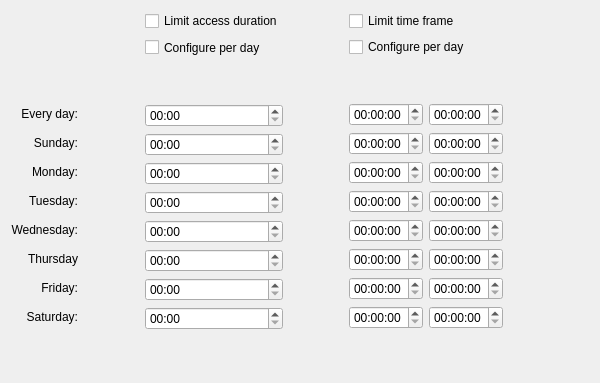
<?xml version="1.0" encoding="UTF-8"?>
<ui version="4.0">
 <class>Form</class>
 <widget class="QWidget" name="Form">
  <property name="geometry">
   <rect>
    <x>0</x>
    <y>0</y>
    <width>600</width>
    <height>371</height>
   </rect>
  </property>
  <property name="minimumSize">
   <size>
    <width>600</width>
    <height>0</height>
   </size>
  </property>
  <property name="windowTitle">
   <string>Form</string>
  </property>
  <layout class="QGridLayout" name="gridLayout_3">
   <item row="0" column="2">
    <widget class="QCheckBox" name="ckLimit">
     <property name="layoutDirection">
      <enum>Qt::LeftToRight</enum>
     </property>
     <property name="text">
      <string>Limit access duration</string>
     </property>
    </widget>
   </item>
   <item row="0" column="4">
    <widget class="QCheckBox" name="ckBound">
     <property name="enabled">
      <bool>true</bool>
     </property>
     <property name="layoutDirection">
      <enum>Qt::LeftToRight</enum>
     </property>
     <property name="text">
      <string>Limit time frame</string>
     </property>
    </widget>
   </item>
   <item row="1" column="0">
    <widget class="QWidget" name="wgLabels" native="true">
     <layout class="QVBoxLayout" name="lyLabels">
      <property name="margin">
       <number>0</number>
      </property>
      <item>
       <spacer name="verticalSpacer_6">
        <property name="orientation">
         <enum>Qt::Vertical</enum>
        </property>
        <property name="sizeType">
         <enum>QSizePolicy::Fixed</enum>
        </property>
        <property name="sizeHint" stdset="0">
         <size>
          <width>20</width>
          <height>65</height>
         </size>
        </property>
       </spacer>
      </item>
      <item>
       <widget class="QWidget" name="wgLabelsEveryDay" native="true">
        <layout class="QVBoxLayout" name="verticalLayout_6">
         <property name="margin">
          <number>0</number>
         </property>
         <item>
          <widget class="QLabel" name="lbLimit_0">
           <property name="minimumSize">
            <size>
             <width>0</width>
             <height>23</height>
            </size>
           </property>
           <property name="text">
            <string>Every day:</string>
           </property>
           <property name="alignment">
            <set>Qt::AlignRight|Qt::AlignTrailing|Qt::AlignVCenter</set>
           </property>
           <property name="margin">
            <number>0</number>
           </property>
           <property name="indent">
            <number>4</number>
           </property>
          </widget>
         </item>
        </layout>
       </widget>
      </item>
      <item>
       <widget class="QWidget" name="wgLabelsSunday" native="true">
        <layout class="QVBoxLayout" name="verticalLayout_8">
         <property name="margin">
          <number>0</number>
         </property>
         <item>
          <widget class="QLabel" name="lbLimit_7">
           <property name="minimumSize">
            <size>
             <width>0</width>
             <height>23</height>
            </size>
           </property>
           <property name="text">
            <string>Sunday:</string>
           </property>
           <property name="alignment">
            <set>Qt::AlignRight|Qt::AlignTrailing|Qt::AlignVCenter</set>
           </property>
           <property name="margin">
            <number>0</number>
           </property>
           <property name="indent">
            <number>4</number>
           </property>
          </widget>
         </item>
        </layout>
       </widget>
      </item>
      <item>
       <widget class="QWidget" name="wgLabelsWeek" native="true">
        <layout class="QVBoxLayout" name="verticalLayout_3">
         <property name="margin">
          <number>0</number>
         </property>
         <item>
          <widget class="QLabel" name="lbLimit_1">
           <property name="minimumSize">
            <size>
             <width>0</width>
             <height>23</height>
            </size>
           </property>
           <property name="text">
            <string>Monday:</string>
           </property>
           <property name="alignment">
            <set>Qt::AlignRight|Qt::AlignTrailing|Qt::AlignVCenter</set>
           </property>
           <property name="margin">
            <number>0</number>
           </property>
           <property name="indent">
            <number>4</number>
           </property>
          </widget>
         </item>
         <item>
          <widget class="QLabel" name="lbLimit_2">
           <property name="minimumSize">
            <size>
             <width>0</width>
             <height>23</height>
            </size>
           </property>
           <property name="text">
            <string>Tuesday:</string>
           </property>
           <property name="alignment">
            <set>Qt::AlignRight|Qt::AlignTrailing|Qt::AlignVCenter</set>
           </property>
           <property name="margin">
            <number>0</number>
           </property>
           <property name="indent">
            <number>4</number>
           </property>
          </widget>
         </item>
         <item>
          <widget class="QLabel" name="lbLimit_3">
           <property name="minimumSize">
            <size>
             <width>0</width>
             <height>23</height>
            </size>
           </property>
           <property name="text">
            <string>Wednesday:</string>
           </property>
           <property name="alignment">
            <set>Qt::AlignRight|Qt::AlignTrailing|Qt::AlignVCenter</set>
           </property>
           <property name="margin">
            <number>0</number>
           </property>
           <property name="indent">
            <number>4</number>
           </property>
          </widget>
         </item>
         <item>
          <widget class="QLabel" name="lbLimit_4">
           <property name="minimumSize">
            <size>
             <width>0</width>
             <height>23</height>
            </size>
           </property>
           <property name="text">
            <string>Thursday</string>
           </property>
           <property name="alignment">
            <set>Qt::AlignRight|Qt::AlignTrailing|Qt::AlignVCenter</set>
           </property>
           <property name="margin">
            <number>0</number>
           </property>
           <property name="indent">
            <number>4</number>
           </property>
          </widget>
         </item>
         <item>
          <widget class="QLabel" name="lbLimit_5">
           <property name="minimumSize">
            <size>
             <width>0</width>
             <height>23</height>
            </size>
           </property>
           <property name="text">
            <string>Friday:</string>
           </property>
           <property name="alignment">
            <set>Qt::AlignRight|Qt::AlignTrailing|Qt::AlignVCenter</set>
           </property>
           <property name="margin">
            <number>0</number>
           </property>
           <property name="indent">
            <number>4</number>
           </property>
          </widget>
         </item>
         <item>
          <widget class="QLabel" name="lbLimit_6">
           <property name="minimumSize">
            <size>
             <width>0</width>
             <height>23</height>
            </size>
           </property>
           <property name="text">
            <string>Saturday:</string>
           </property>
           <property name="alignment">
            <set>Qt::AlignRight|Qt::AlignTrailing|Qt::AlignVCenter</set>
           </property>
           <property name="margin">
            <number>0</number>
           </property>
           <property name="indent">
            <number>4</number>
           </property>
          </widget>
         </item>
        </layout>
       </widget>
      </item>
      <item>
       <spacer name="verticalSpacer_3">
        <property name="orientation">
         <enum>Qt::Vertical</enum>
        </property>
        <property name="sizeHint" stdset="0">
         <size>
          <width>20</width>
          <height>20</height>
         </size>
        </property>
       </spacer>
      </item>
     </layout>
     <zorder>verticalSpacer_3</zorder>
     <zorder>wgLabelsWeek</zorder>
     <zorder>verticalSpacer_6</zorder>
     <zorder>wgLabelsEveryDay</zorder>
     <zorder>wgLabelsSunday</zorder>
    </widget>
   </item>
   <item row="1" column="1">
    <spacer name="horizontalSpacer_3">
     <property name="orientation">
      <enum>Qt::Horizontal</enum>
     </property>
     <property name="sizeType">
      <enum>QSizePolicy::Fixed</enum>
     </property>
     <property name="sizeHint" stdset="0">
      <size>
       <width>57</width>
       <height>335</height>
      </size>
     </property>
    </spacer>
   </item>
   <item row="1" column="2">
    <widget class="QWidget" name="wgLimitConf" native="true">
     <layout class="QVBoxLayout" name="lyLimit">
      <property name="margin">
       <number>0</number>
      </property>
      <item>
       <widget class="QCheckBox" name="ckLimitDay">
        <property name="minimumSize">
         <size>
          <width>0</width>
          <height>21</height>
         </size>
        </property>
        <property name="layoutDirection">
         <enum>Qt::LeftToRight</enum>
        </property>
        <property name="text">
         <string>Configure per day</string>
        </property>
       </widget>
      </item>
      <item>
       <spacer name="verticalSpacer_4">
        <property name="orientation">
         <enum>Qt::Vertical</enum>
        </property>
        <property name="sizeType">
         <enum>QSizePolicy::Fixed</enum>
        </property>
        <property name="sizeHint" stdset="0">
         <size>
          <width>20</width>
          <height>40</height>
         </size>
        </property>
       </spacer>
      </item>
      <item>
       <widget class="QWidget" name="wgLimitEveryDay" native="true">
        <layout class="QHBoxLayout" name="horizontalLayout">
         <property name="margin">
          <number>0</number>
         </property>
         <item>
          <widget class="QTimeEdit" name="sbLimitHr_0">
           <property name="maximumSize">
            <size>
             <width>16777215</width>
             <height>16777215</height>
            </size>
           </property>
           <property name="displayFormat">
            <string>hh:mm</string>
           </property>
          </widget>
         </item>
        </layout>
        <zorder>sbLimitHr_0</zorder>
        <zorder>wgLimitWeek</zorder>
       </widget>
      </item>
      <item>
       <widget class="QWidget" name="wgLimitSunday" native="true">
        <layout class="QHBoxLayout" name="horizontalLayout_3">
         <property name="margin">
          <number>0</number>
         </property>
         <item>
          <widget class="QTimeEdit" name="sbLimitHr_7">
           <property name="maximumSize">
            <size>
             <width>16777215</width>
             <height>16777215</height>
            </size>
           </property>
           <property name="displayFormat">
            <string>hh:mm</string>
           </property>
          </widget>
         </item>
        </layout>
       </widget>
      </item>
      <item>
       <widget class="QWidget" name="wgLimitWeek" native="true">
        <layout class="QGridLayout" name="gridLayout_2">
         <property name="margin">
          <number>0</number>
         </property>
         <item row="0" column="0">
          <widget class="QTimeEdit" name="sbLimitHr_1">
           <property name="maximumSize">
            <size>
             <width>16777215</width>
             <height>16777215</height>
            </size>
           </property>
           <property name="displayFormat">
            <string>hh:mm</string>
           </property>
          </widget>
         </item>
         <item row="1" column="0">
          <widget class="QTimeEdit" name="sbLimitHr_2">
           <property name="maximumSize">
            <size>
             <width>16777215</width>
             <height>16777215</height>
            </size>
           </property>
           <property name="displayFormat">
            <string>hh:mm</string>
           </property>
          </widget>
         </item>
         <item row="2" column="0">
          <widget class="QTimeEdit" name="sbLimitHr_3">
           <property name="maximumSize">
            <size>
             <width>16777215</width>
             <height>16777215</height>
            </size>
           </property>
           <property name="displayFormat">
            <string>hh:mm</string>
           </property>
          </widget>
         </item>
         <item row="3" column="0">
          <widget class="QTimeEdit" name="sbLimitHr_4">
           <property name="maximumSize">
            <size>
             <width>16777215</width>
             <height>16777215</height>
            </size>
           </property>
           <property name="displayFormat">
            <string>hh:mm</string>
           </property>
          </widget>
         </item>
         <item row="4" column="0">
          <widget class="QTimeEdit" name="sbLimitHr_5">
           <property name="maximumSize">
            <size>
             <width>16777215</width>
             <height>16777215</height>
            </size>
           </property>
           <property name="displayFormat">
            <string>hh:mm</string>
           </property>
          </widget>
         </item>
         <item row="5" column="0">
          <widget class="QTimeEdit" name="sbLimitHr_6">
           <property name="maximumSize">
            <size>
             <width>16777215</width>
             <height>16777215</height>
            </size>
           </property>
           <property name="displayFormat">
            <string>hh:mm</string>
           </property>
          </widget>
         </item>
        </layout>
       </widget>
      </item>
      <item>
       <spacer name="verticalSpacer">
        <property name="orientation">
         <enum>Qt::Vertical</enum>
        </property>
        <property name="sizeHint" stdset="0">
         <size>
          <width>20</width>
          <height>20</height>
         </size>
        </property>
       </spacer>
      </item>
     </layout>
    </widget>
   </item>
   <item row="1" column="3">
    <spacer name="horizontalSpacer_2">
     <property name="orientation">
      <enum>Qt::Horizontal</enum>
     </property>
     <property name="sizeType">
      <enum>QSizePolicy::Fixed</enum>
     </property>
     <property name="sizeHint" stdset="0">
      <size>
       <width>60</width>
       <height>20</height>
      </size>
     </property>
    </spacer>
   </item>
   <item row="1" column="4">
    <widget class="QWidget" name="wgBoundConf" native="true">
     <layout class="QVBoxLayout" name="lyBound">
      <property name="margin">
       <number>0</number>
      </property>
      <item>
       <widget class="QCheckBox" name="ckBoundDay">
        <property name="enabled">
         <bool>true</bool>
        </property>
        <property name="layoutDirection">
         <enum>Qt::LeftToRight</enum>
        </property>
        <property name="text">
         <string>Configure per day</string>
        </property>
       </widget>
      </item>
      <item>
       <spacer name="verticalSpacer_5">
        <property name="orientation">
         <enum>Qt::Vertical</enum>
        </property>
        <property name="sizeType">
         <enum>QSizePolicy::Fixed</enum>
        </property>
        <property name="sizeHint" stdset="0">
         <size>
          <width>20</width>
          <height>40</height>
         </size>
        </property>
       </spacer>
      </item>
      <item>
       <widget class="QWidget" name="wgBoundEveryDay" native="true">
        <property name="minimumSize">
         <size>
          <width>0</width>
          <height>0</height>
         </size>
        </property>
        <layout class="QHBoxLayout" name="horizontalLayout_2">
         <property name="margin">
          <number>0</number>
         </property>
         <item>
          <widget class="QTimeEdit" name="sbFromHr_0">
           <property name="enabled">
            <bool>true</bool>
           </property>
           <property name="maximumSize">
            <size>
             <width>16777215</width>
             <height>16777215</height>
            </size>
           </property>
          </widget>
         </item>
         <item>
          <widget class="QTimeEdit" name="sbToHr_0">
           <property name="enabled">
            <bool>true</bool>
           </property>
           <property name="maximumSize">
            <size>
             <width>16777215</width>
             <height>16777215</height>
            </size>
           </property>
          </widget>
         </item>
        </layout>
       </widget>
      </item>
      <item>
       <widget class="QWidget" name="wgBoundSunday" native="true">
        <property name="minimumSize">
         <size>
          <width>0</width>
          <height>0</height>
         </size>
        </property>
        <layout class="QHBoxLayout" name="horizontalLayout_4">
         <property name="margin">
          <number>0</number>
         </property>
         <item>
          <widget class="QTimeEdit" name="sbFromHr_7">
           <property name="enabled">
            <bool>true</bool>
           </property>
           <property name="maximumSize">
            <size>
             <width>16777215</width>
             <height>16777215</height>
            </size>
           </property>
          </widget>
         </item>
         <item>
          <widget class="QTimeEdit" name="sbToHr_7">
           <property name="enabled">
            <bool>true</bool>
           </property>
           <property name="maximumSize">
            <size>
             <width>16777215</width>
             <height>16777215</height>
            </size>
           </property>
          </widget>
         </item>
        </layout>
       </widget>
      </item>
      <item>
       <widget class="QWidget" name="wgBoundWeek" native="true">
        <layout class="QGridLayout" name="gridLayout">
         <property name="margin">
          <number>0</number>
         </property>
         <item row="0" column="0">
          <widget class="QTimeEdit" name="sbFromHr_1">
           <property name="enabled">
            <bool>true</bool>
           </property>
           <property name="maximumSize">
            <size>
             <width>16777215</width>
             <height>16777215</height>
            </size>
           </property>
          </widget>
         </item>
         <item row="0" column="1">
          <widget class="QTimeEdit" name="sbToHr_1">
           <property name="enabled">
            <bool>true</bool>
           </property>
           <property name="maximumSize">
            <size>
             <width>16777215</width>
             <height>16777215</height>
            </size>
           </property>
          </widget>
         </item>
         <item row="1" column="0">
          <widget class="QTimeEdit" name="sbFromHr_2">
           <property name="enabled">
            <bool>true</bool>
           </property>
           <property name="maximumSize">
            <size>
             <width>16777215</width>
             <height>16777215</height>
            </size>
           </property>
          </widget>
         </item>
         <item row="1" column="1">
          <widget class="QTimeEdit" name="sbToHr_2">
           <property name="enabled">
            <bool>true</bool>
           </property>
           <property name="maximumSize">
            <size>
             <width>16777215</width>
             <height>16777215</height>
            </size>
           </property>
          </widget>
         </item>
         <item row="2" column="0">
          <widget class="QTimeEdit" name="sbFromHr_3">
           <property name="enabled">
            <bool>true</bool>
           </property>
           <property name="maximumSize">
            <size>
             <width>16777215</width>
             <height>16777215</height>
            </size>
           </property>
          </widget>
         </item>
         <item row="2" column="1">
          <widget class="QTimeEdit" name="sbToHr_3">
           <property name="enabled">
            <bool>true</bool>
           </property>
           <property name="maximumSize">
            <size>
             <width>16777215</width>
             <height>16777215</height>
            </size>
           </property>
          </widget>
         </item>
         <item row="3" column="0">
          <widget class="QTimeEdit" name="sbFromHr_4">
           <property name="enabled">
            <bool>true</bool>
           </property>
           <property name="maximumSize">
            <size>
             <width>16777215</width>
             <height>16777215</height>
            </size>
           </property>
          </widget>
         </item>
         <item row="3" column="1">
          <widget class="QTimeEdit" name="sbToHr_4">
           <property name="enabled">
            <bool>true</bool>
           </property>
           <property name="maximumSize">
            <size>
             <width>16777215</width>
             <height>16777215</height>
            </size>
           </property>
          </widget>
         </item>
         <item row="4" column="0">
          <widget class="QTimeEdit" name="sbFromHr_5">
           <property name="enabled">
            <bool>true</bool>
           </property>
           <property name="maximumSize">
            <size>
             <width>16777215</width>
             <height>16777215</height>
            </size>
           </property>
          </widget>
         </item>
         <item row="4" column="1">
          <widget class="QTimeEdit" name="sbToHr_5">
           <property name="enabled">
            <bool>true</bool>
           </property>
           <property name="maximumSize">
            <size>
             <width>16777215</width>
             <height>16777215</height>
            </size>
           </property>
          </widget>
         </item>
         <item row="5" column="0">
          <widget class="QTimeEdit" name="sbFromHr_6">
           <property name="enabled">
            <bool>true</bool>
           </property>
           <property name="maximumSize">
            <size>
             <width>16777215</width>
             <height>16777215</height>
            </size>
           </property>
          </widget>
         </item>
         <item row="5" column="1">
          <widget class="QTimeEdit" name="sbToHr_6">
           <property name="enabled">
            <bool>true</bool>
           </property>
           <property name="maximumSize">
            <size>
             <width>16777215</width>
             <height>16777215</height>
            </size>
           </property>
          </widget>
         </item>
        </layout>
       </widget>
      </item>
      <item>
       <spacer name="verticalSpacer_2">
        <property name="orientation">
         <enum>Qt::Vertical</enum>
        </property>
        <property name="sizeHint" stdset="0">
         <size>
          <width>20</width>
          <height>20</height>
         </size>
        </property>
       </spacer>
      </item>
     </layout>
    </widget>
   </item>
   <item row="1" column="5">
    <spacer name="horizontalSpacer">
     <property name="orientation">
      <enum>Qt::Horizontal</enum>
     </property>
     <property name="sizeHint" stdset="0">
      <size>
       <width>487</width>
       <height>20</height>
      </size>
     </property>
    </spacer>
   </item>
  </layout>
 </widget>
 <resources/>
 <connections/>
</ui>
